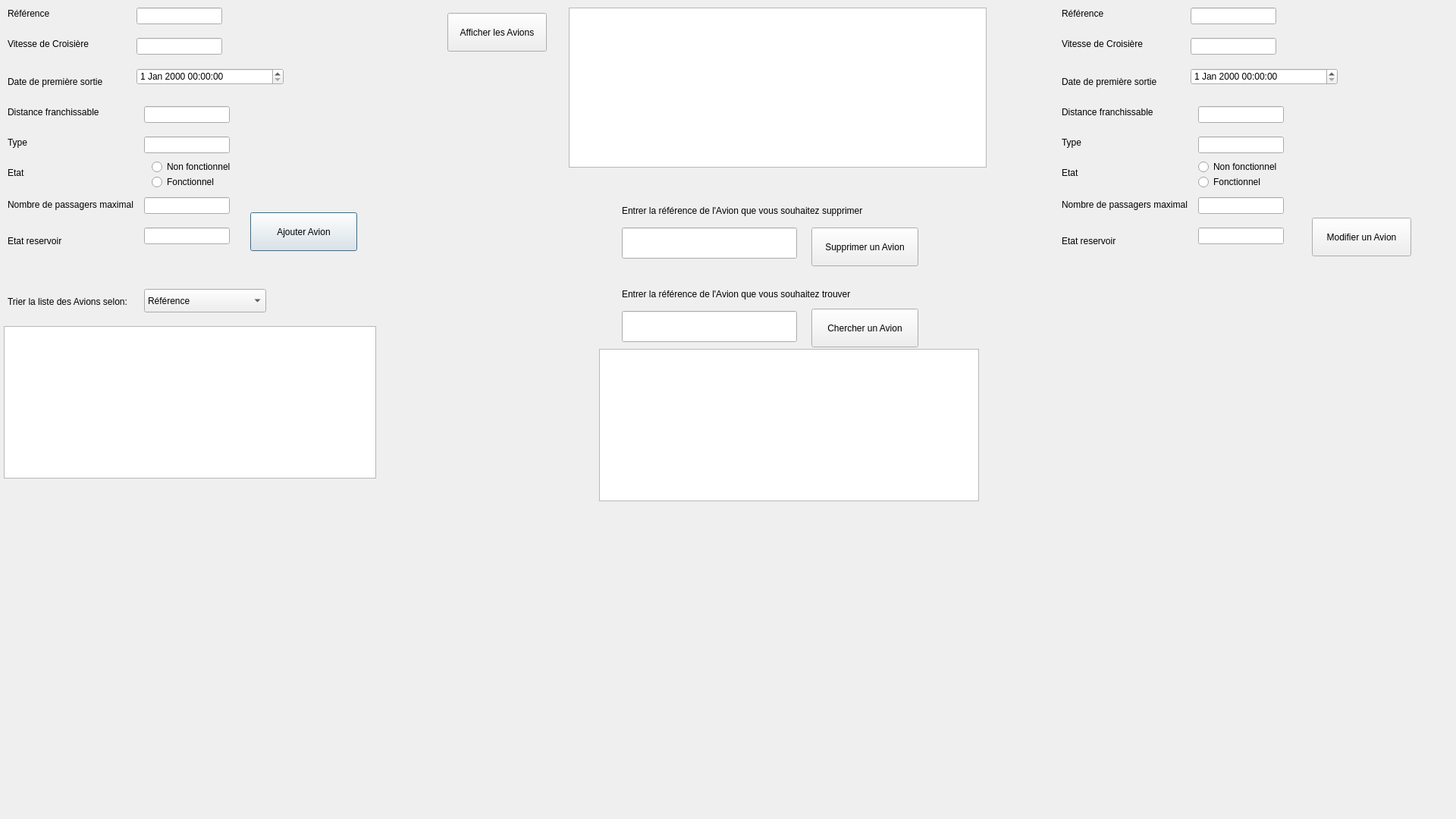
<?xml version="1.0" encoding="UTF-8"?>
<ui version="4.0">
 <class>crud</class>
 <widget class="QDialog" name="crud">
  <property name="geometry">
   <rect>
    <x>0</x>
    <y>0</y>
    <width>1920</width>
    <height>1080</height>
   </rect>
  </property>
  <property name="windowTitle">
   <string>Dialog</string>
  </property>
  <widget class="QLabel" name="label">
   <property name="geometry">
    <rect>
     <x>0</x>
     <y>0</y>
     <width>1920</width>
     <height>1080</height>
    </rect>
   </property>
   <property name="text">
    <string/>
   </property>
   <property name="pixmap">
    <pixmap resource="resource.qrc">:/resources/img/fond.png</pixmap>
   </property>
  </widget>
  <widget class="QLineEdit" name="type">
   <property name="geometry">
    <rect>
     <x>190</x>
     <y>180</y>
     <width>113</width>
     <height>22</height>
    </rect>
   </property>
  </widget>
  <widget class="QLabel" name="label_7">
   <property name="geometry">
    <rect>
     <x>10</x>
     <y>220</y>
     <width>55</width>
     <height>16</height>
    </rect>
   </property>
   <property name="text">
    <string>Etat</string>
   </property>
  </widget>
  <widget class="QLabel" name="label_5">
   <property name="geometry">
    <rect>
     <x>10</x>
     <y>140</y>
     <width>131</width>
     <height>16</height>
    </rect>
   </property>
   <property name="text">
    <string>Distance franchissable</string>
   </property>
  </widget>
  <widget class="QLabel" name="label_3">
   <property name="geometry">
    <rect>
     <x>10</x>
     <y>50</y>
     <width>121</width>
     <height>16</height>
    </rect>
   </property>
   <property name="text">
    <string>Vitesse de Croisière</string>
   </property>
  </widget>
  <widget class="QLineEdit" name="nbr_pass">
   <property name="geometry">
    <rect>
     <x>190</x>
     <y>260</y>
     <width>113</width>
     <height>22</height>
    </rect>
   </property>
  </widget>
  <widget class="QLineEdit" name="etat_res">
   <property name="geometry">
    <rect>
     <x>190</x>
     <y>300</y>
     <width>113</width>
     <height>22</height>
    </rect>
   </property>
  </widget>
  <widget class="QLabel" name="label_8">
   <property name="geometry">
    <rect>
     <x>10</x>
     <y>260</y>
     <width>201</width>
     <height>20</height>
    </rect>
   </property>
   <property name="text">
    <string>Nombre de passagers maximal</string>
   </property>
  </widget>
  <widget class="QDateTimeEdit" name="date">
   <property name="geometry">
    <rect>
     <x>180</x>
     <y>90</y>
     <width>194</width>
     <height>22</height>
    </rect>
   </property>
  </widget>
  <widget class="QLabel" name="label_4">
   <property name="geometry">
    <rect>
     <x>10</x>
     <y>100</y>
     <width>141</width>
     <height>16</height>
    </rect>
   </property>
   <property name="text">
    <string>Date de première sortie</string>
   </property>
  </widget>
  <widget class="QLabel" name="label_6">
   <property name="geometry">
    <rect>
     <x>10</x>
     <y>180</y>
     <width>55</width>
     <height>16</height>
    </rect>
   </property>
   <property name="text">
    <string>Type</string>
   </property>
  </widget>
  <widget class="QLineEdit" name="vitesse">
   <property name="geometry">
    <rect>
     <x>180</x>
     <y>50</y>
     <width>113</width>
     <height>22</height>
    </rect>
   </property>
  </widget>
  <widget class="QPushButton" name="pushButton_4">
   <property name="geometry">
    <rect>
     <x>330</x>
     <y>280</y>
     <width>141</width>
     <height>51</height>
    </rect>
   </property>
   <property name="text">
    <string>Ajouter Avion</string>
   </property>
  </widget>
  <widget class="QLabel" name="label_2">
   <property name="geometry">
    <rect>
     <x>10</x>
     <y>10</y>
     <width>61</width>
     <height>16</height>
    </rect>
   </property>
   <property name="text">
    <string>Référence</string>
   </property>
  </widget>
  <widget class="QLineEdit" name="distance">
   <property name="geometry">
    <rect>
     <x>190</x>
     <y>140</y>
     <width>113</width>
     <height>22</height>
    </rect>
   </property>
  </widget>
  <widget class="QLineEdit" name="ref">
   <property name="geometry">
    <rect>
     <x>180</x>
     <y>10</y>
     <width>113</width>
     <height>22</height>
    </rect>
   </property>
  </widget>
  <widget class="QLabel" name="label_9">
   <property name="geometry">
    <rect>
     <x>10</x>
     <y>310</y>
     <width>181</width>
     <height>16</height>
    </rect>
   </property>
   <property name="text">
    <string>Etat reservoir</string>
   </property>
  </widget>
  <widget class="QTableView" name="table">
   <property name="geometry">
    <rect>
     <x>750</x>
     <y>10</y>
     <width>551</width>
     <height>211</height>
    </rect>
   </property>
  </widget>
  <widget class="QPushButton" name="pushButton">
   <property name="geometry">
    <rect>
     <x>590</x>
     <y>17</y>
     <width>131</width>
     <height>51</height>
    </rect>
   </property>
   <property name="text">
    <string>Afficher les Avions</string>
   </property>
  </widget>
  <widget class="QLabel" name="label_10">
   <property name="geometry">
    <rect>
     <x>820</x>
     <y>270</y>
     <width>381</width>
     <height>16</height>
    </rect>
   </property>
   <property name="text">
    <string>Entrer la référence de l'Avion que vous souhaitez supprimer</string>
   </property>
  </widget>
  <widget class="QPushButton" name="pushButton_2">
   <property name="geometry">
    <rect>
     <x>1070</x>
     <y>300</y>
     <width>141</width>
     <height>51</height>
    </rect>
   </property>
   <property name="text">
    <string>Supprimer un Avion</string>
   </property>
  </widget>
  <widget class="QLineEdit" name="idsupp">
   <property name="geometry">
    <rect>
     <x>820</x>
     <y>300</y>
     <width>231</width>
     <height>41</height>
    </rect>
   </property>
  </widget>
  <widget class="QLabel" name="label_11">
   <property name="geometry">
    <rect>
     <x>1400</x>
     <y>100</y>
     <width>141</width>
     <height>16</height>
    </rect>
   </property>
   <property name="text">
    <string>Date de première sortie</string>
   </property>
  </widget>
  <widget class="QDateTimeEdit" name="date_2">
   <property name="geometry">
    <rect>
     <x>1570</x>
     <y>90</y>
     <width>194</width>
     <height>22</height>
    </rect>
   </property>
  </widget>
  <widget class="QLineEdit" name="ref_2">
   <property name="geometry">
    <rect>
     <x>1570</x>
     <y>10</y>
     <width>113</width>
     <height>22</height>
    </rect>
   </property>
  </widget>
  <widget class="QLabel" name="label_12">
   <property name="geometry">
    <rect>
     <x>1400</x>
     <y>260</y>
     <width>201</width>
     <height>20</height>
    </rect>
   </property>
   <property name="text">
    <string>Nombre de passagers maximal</string>
   </property>
  </widget>
  <widget class="QLineEdit" name="nbr_pass_2">
   <property name="geometry">
    <rect>
     <x>1580</x>
     <y>260</y>
     <width>113</width>
     <height>22</height>
    </rect>
   </property>
  </widget>
  <widget class="QLabel" name="label_13">
   <property name="geometry">
    <rect>
     <x>1400</x>
     <y>140</y>
     <width>131</width>
     <height>16</height>
    </rect>
   </property>
   <property name="text">
    <string>Distance franchissable</string>
   </property>
  </widget>
  <widget class="QLabel" name="label_14">
   <property name="geometry">
    <rect>
     <x>1400</x>
     <y>10</y>
     <width>61</width>
     <height>16</height>
    </rect>
   </property>
   <property name="text">
    <string>Référence</string>
   </property>
  </widget>
  <widget class="QLineEdit" name="distance_2">
   <property name="geometry">
    <rect>
     <x>1580</x>
     <y>140</y>
     <width>113</width>
     <height>22</height>
    </rect>
   </property>
  </widget>
  <widget class="QLabel" name="label_15">
   <property name="geometry">
    <rect>
     <x>1400</x>
     <y>180</y>
     <width>55</width>
     <height>16</height>
    </rect>
   </property>
   <property name="text">
    <string>Type</string>
   </property>
  </widget>
  <widget class="QLabel" name="label_16">
   <property name="geometry">
    <rect>
     <x>1400</x>
     <y>220</y>
     <width>55</width>
     <height>16</height>
    </rect>
   </property>
   <property name="text">
    <string>Etat</string>
   </property>
  </widget>
  <widget class="QLineEdit" name="type_2">
   <property name="geometry">
    <rect>
     <x>1580</x>
     <y>180</y>
     <width>113</width>
     <height>22</height>
    </rect>
   </property>
  </widget>
  <widget class="QLabel" name="label_17">
   <property name="geometry">
    <rect>
     <x>1400</x>
     <y>50</y>
     <width>121</width>
     <height>16</height>
    </rect>
   </property>
   <property name="text">
    <string>Vitesse de Croisière</string>
   </property>
  </widget>
  <widget class="QLineEdit" name="vitesse_2">
   <property name="geometry">
    <rect>
     <x>1570</x>
     <y>50</y>
     <width>113</width>
     <height>22</height>
    </rect>
   </property>
  </widget>
  <widget class="QLabel" name="label_18">
   <property name="geometry">
    <rect>
     <x>1400</x>
     <y>310</y>
     <width>181</width>
     <height>16</height>
    </rect>
   </property>
   <property name="text">
    <string>Etat reservoir</string>
   </property>
  </widget>
  <widget class="QLineEdit" name="etat_res_2">
   <property name="geometry">
    <rect>
     <x>1580</x>
     <y>300</y>
     <width>113</width>
     <height>22</height>
    </rect>
   </property>
  </widget>
  <widget class="QPushButton" name="pushButton_3">
   <property name="geometry">
    <rect>
     <x>1730</x>
     <y>287</y>
     <width>131</width>
     <height>51</height>
    </rect>
   </property>
   <property name="text">
    <string>Modifier un Avion</string>
   </property>
  </widget>
  <widget class="QComboBox" name="comboBox">
   <property name="geometry">
    <rect>
     <x>190</x>
     <y>381</y>
     <width>161</width>
     <height>31</height>
    </rect>
   </property>
   <item>
    <property name="text">
     <string>Référence</string>
    </property>
   </item>
   <item>
    <property name="text">
     <string>Type</string>
    </property>
   </item>
   <item>
    <property name="text">
     <string>Date première sortie</string>
    </property>
   </item>
  </widget>
  <widget class="QTableView" name="tabletri">
   <property name="geometry">
    <rect>
     <x>5</x>
     <y>430</y>
     <width>491</width>
     <height>201</height>
    </rect>
   </property>
  </widget>
  <widget class="QLabel" name="label_19">
   <property name="geometry">
    <rect>
     <x>10</x>
     <y>390</y>
     <width>201</width>
     <height>16</height>
    </rect>
   </property>
   <property name="text">
    <string>Trier la liste des Avions selon:</string>
   </property>
  </widget>
  <widget class="QLabel" name="label_20">
   <property name="geometry">
    <rect>
     <x>820</x>
     <y>380</y>
     <width>351</width>
     <height>16</height>
    </rect>
   </property>
   <property name="text">
    <string>Entrer la référence de l'Avion que vous souhaitez trouver</string>
   </property>
  </widget>
  <widget class="QLineEdit" name="rech">
   <property name="geometry">
    <rect>
     <x>820</x>
     <y>410</y>
     <width>231</width>
     <height>41</height>
    </rect>
   </property>
  </widget>
  <widget class="QPushButton" name="pushButton_5">
   <property name="geometry">
    <rect>
     <x>1070</x>
     <y>407</y>
     <width>141</width>
     <height>51</height>
    </rect>
   </property>
   <property name="text">
    <string>Chercher un Avion</string>
   </property>
  </widget>
  <widget class="QTableView" name="tableView">
   <property name="geometry">
    <rect>
     <x>790</x>
     <y>460</y>
     <width>501</width>
     <height>201</height>
    </rect>
   </property>
  </widget>
  <widget class="QRadioButton" name="radioButton">
   <property name="geometry">
    <rect>
     <x>200</x>
     <y>210</y>
     <width>121</width>
     <height>20</height>
    </rect>
   </property>
   <property name="text">
    <string>Non fonctionnel</string>
   </property>
  </widget>
  <widget class="QRadioButton" name="radioButton_2">
   <property name="geometry">
    <rect>
     <x>200</x>
     <y>230</y>
     <width>111</width>
     <height>20</height>
    </rect>
   </property>
   <property name="text">
    <string>Fonctionnel</string>
   </property>
  </widget>
  <widget class="QRadioButton" name="radioButton_3">
   <property name="geometry">
    <rect>
     <x>1580</x>
     <y>210</y>
     <width>121</width>
     <height>20</height>
    </rect>
   </property>
   <property name="text">
    <string>Non fonctionnel</string>
   </property>
  </widget>
  <widget class="QRadioButton" name="radioButton_4">
   <property name="geometry">
    <rect>
     <x>1580</x>
     <y>230</y>
     <width>111</width>
     <height>20</height>
    </rect>
   </property>
   <property name="text">
    <string>Fonctionnel</string>
   </property>
  </widget>
 </widget>
 <resources>
  <include location="resource.qrc"/>
 </resources>
 <connections/>
</ui>
